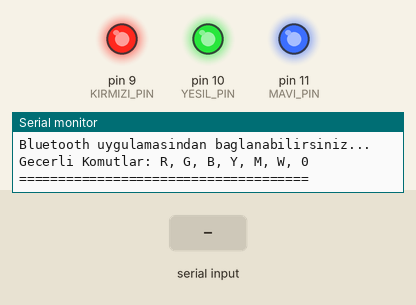
The sketch below on a simulated Arduino Uno, built with avr-gcc and run on an emulated ATmega328P. On the bench: output pins drawn as LEDs (lit = HIGH), the last lines printed to the serial monitor. The test bench sets the inputs (shaded band).

Above: at 1.3 s.
1.4 s: "R" received over the second serial link
At 2.0 s:
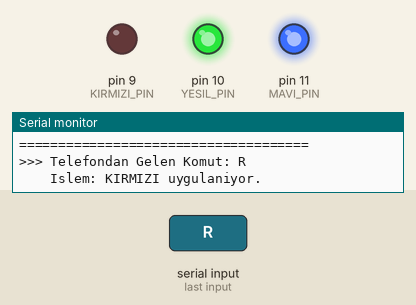
2.9 s: "G" received over the second serial link
At 4.1 s:
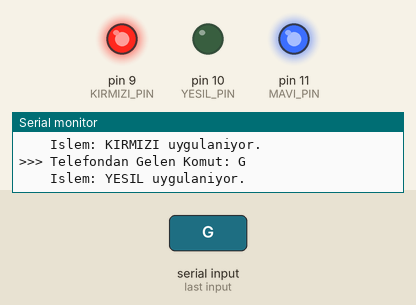
4.4 s: "B" received over the second serial link
At 5.5 s:
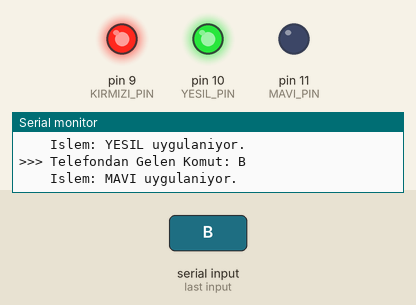
5.9 s: "Y" received over the second serial link
At 6.6 s:
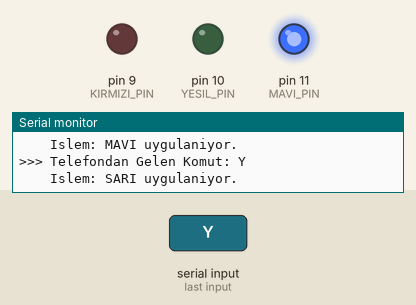
7.4 s: "M" received over the second serial link
At 7.7 s:
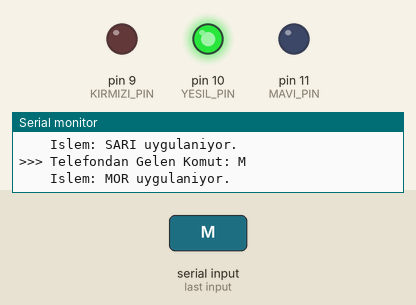
Timing chart, 0 to 9.9 s (numbered marks = the images above; inputs shaded):
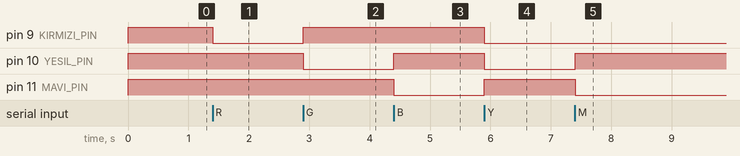

Measured:
- after the input at 1.4 s, pin 9 (KIRMIZI_PIN): HIGH → LOW at once
- after the input at 2.9 s, pin 9 (KIRMIZI_PIN): LOW → HIGH at once; pin 10 (YESIL_PIN): HIGH → LOW at once
- after the input at 4.4 s, pin 10 (YESIL_PIN): LOW → HIGH at once; pin 11 (MAVI_PIN): HIGH → LOW at once
- after the input at 5.9 s, pin 9 (KIRMIZI_PIN), pin 10 (YESIL_PIN): HIGH → LOW at once; pin 11 (MAVI_PIN): LOW → HIGH at once
- after the input at 7.4 s, pin 10 (YESIL_PIN): LOW → HIGH at once; pin 11 (MAVI_PIN): HIGH → LOW at once

The sketch:

Bluetoohmodulrgbled.ino
```cpp
/*
  Ertuğrul & Öğretmen - Telefon Kontrollü RGB Lamba (Gelişmiş İzleme)
  Bileşenler: HM-10/BT04-A Bluetooth (BLE) Modülü, RGB LED
*/

#include <SoftwareSerial.h>

// Bluetooth modülü: RX=2, TX=3 (Sanal Seri Port)
SoftwareSerial btModul(2, 3);

// RGB LED Pinleri (PWM özellikli pinler: 9, 10, 11)
#define KIRMIZI_PIN 9
#define YESIL_PIN 10
#define MAVI_PIN 11

// ==========================================
// LED TİPİ AYARI ŞALTERİ
// ==========================================
// Eğer LED'iniz Ortak Artı (Anode) ise burası 'true' kalsın. (Uzun bacak 5V'a takılır)
// Eğer Ortak Eksi (Cathode) ise burayı 'false' yapın. (Uzun bacak GND'ye takılır)
bool ortakArtiLed = true;

void setup() {
  // 1. Bilgisayar Ekranı (Seri Port) Başlatılıyor
  Serial.begin(9600);

  // 2. Bluetooth Modülü Başlatılıyor
  btModul.begin(9600);

  pinMode(KIRMIZI_PIN, OUTPUT);
  pinMode(YESIL_PIN, OUTPUT);
  pinMode(MAVI_PIN, OUTPUT);

  // Başlangıçta ışık kapalı olsun
  isigiKapat();

  Serial.println("=====================================");
  Serial.println("SISTEM HAZIR!");
  Serial.println("Bluetooth uygulamasindan baglanabilirsiniz...");
  Serial.println("Gecerli Komutlar: R, G, B, Y, M, W, 0");
  Serial.println("=====================================");
}

void loop() {
  // Bluetooth'tan telefondan bir mesaj (harf) geldi mi?
  if (btModul.available()) {

    // Gelen harfi oku
    char gelenVeri = btModul.read();

    // SERİ PORT'A YAZDIR (Hata Ayıklama / Röntgen)
    Serial.print(">>> Telefondan Gelen Komut: ");
    Serial.println(gelenVeri);

    // Gelen harfe göre renk değiştir
    if (gelenVeri == 'R' || gelenVeri == 'r') {
      Serial.println("    Islem: KIRMIZI uygulaniyor.");
      renkAyarla(255, 0, 0);
    }
    else if (gelenVeri == 'G' || gelenVeri == 'g') {
      Serial.println("    Islem: YESIL uygulaniyor.");
      renkAyarla(0, 255, 0);
    }
    else if (gelenVeri == 'B' || gelenVeri == 'b') {
      Serial.println("    Islem: MAVI uygulaniyor.");
      renkAyarla(0, 0, 255);
    }
    else if (gelenVeri == 'Y' || gelenVeri == 'y') {
      Serial.println("    Islem: SARI uygulaniyor.");
      renkAyarla(255, 255, 0); // Kırmızı + Yeşil
    }
    else if (gelenVeri == 'M' || gelenVeri == 'm') {
      Serial.println("    Islem: MOR uygulaniyor.");
      renkAyarla(255, 0, 255); // Kırmızı + Mavi
    }
    else if (gelenVeri == 'W' || gelenVeri == 'w') {
      Serial.println("    Islem: BEYAZ uygulaniyor.");
      renkAyarla(255, 255, 255); // Tümü açık
    }
    else if (gelenVeri == '0') {
      Serial.println("    Islem: Isiklar KAPATILDI.");
      isigiKapat();
    }
  }
}

// ==========================================
// AKILLI RENK AYARLAMA FONKSİYONU
// ==========================================
void renkAyarla(int kirmizi, int yesil, int mavi) {

  // Eğer LED Ortak Artı ise, sayıları tersine çevirerek gönder
  if (ortakArtiLed == true) {
    analogWrite(KIRMIZI_PIN, 255 - kirmizi);
    analogWrite(YESIL_PIN, 255 - yesil);
    analogWrite(MAVI_PIN, 255 - mavi);
  }
  // Eğer LED Ortak Eksi ise, sayıları normal gönder
  else {
    analogWrite(KIRMIZI_PIN, kirmizi);
    analogWrite(YESIL_PIN, yesil);
    analogWrite(MAVI_PIN, mavi);
  }
}

void isigiKapat() {
  renkAyarla(0, 0, 0);
}
```
